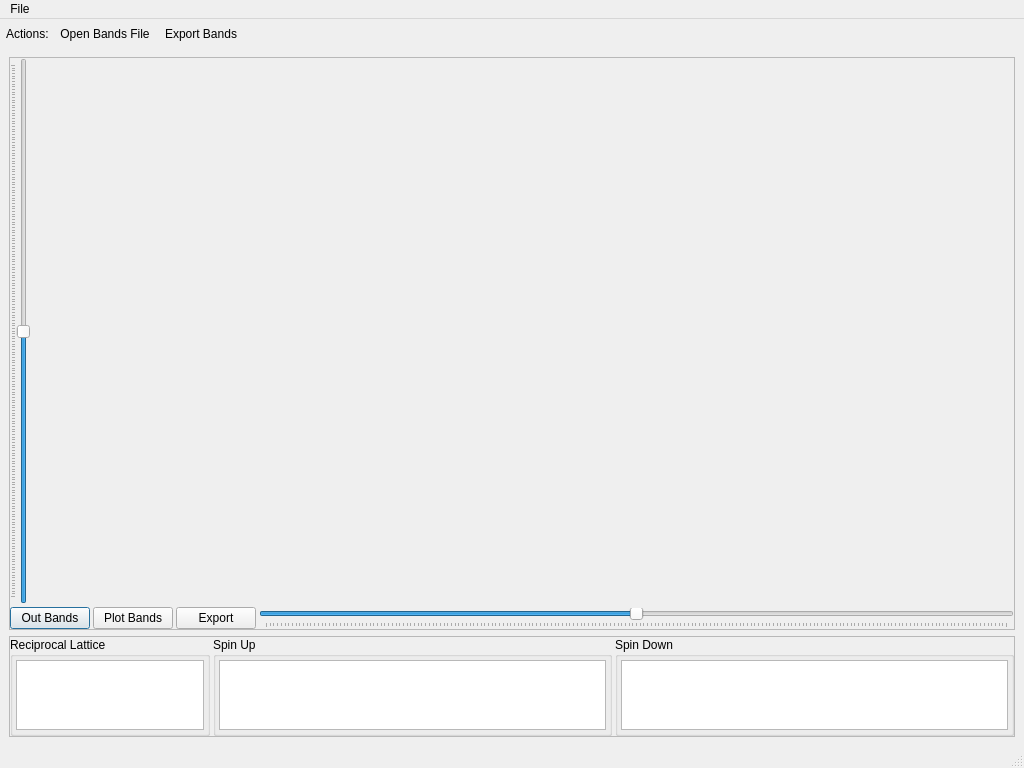
<?xml version="1.0" encoding="UTF-8"?>
<ui version="4.0">
 <class>PlotBandsDialog</class>
 <widget class="QDialog" name="PlotBandsDialog">
  <property name="geometry">
   <rect>
    <x>0</x>
    <y>0</y>
    <width>1024</width>
    <height>768</height>
   </rect>
  </property>
  <property name="sizePolicy">
   <sizepolicy hsizetype="Preferred" vsizetype="Preferred">
    <horstretch>0</horstretch>
    <verstretch>1</verstretch>
   </sizepolicy>
  </property>
  <property name="windowTitle">
   <string>PlotBandsDialog</string>
  </property>
  <property name="windowIcon">
   <iconset resource="../plotbandsold/Icons/icons.qrc">
    <normaloff>:/Icons/help.png</normaloff>:/Icons/help.png</iconset>
  </property>
  <layout class="QGridLayout" name="gridLayout_2">
   <property name="leftMargin">
    <number>0</number>
   </property>
   <property name="topMargin">
    <number>0</number>
   </property>
   <property name="rightMargin">
    <number>0</number>
   </property>
   <property name="bottomMargin">
    <number>0</number>
   </property>
   <property name="spacing">
    <number>0</number>
   </property>
   <item row="0" column="0" colspan="2">
    <widget class="QMenuBar" name="menubar">
     <property name="sizePolicy">
      <sizepolicy hsizetype="MinimumExpanding" vsizetype="Preferred">
       <horstretch>0</horstretch>
       <verstretch>0</verstretch>
      </sizepolicy>
     </property>
     <widget class="QMenu" name="menuFile">
      <property name="title">
       <string>File</string>
      </property>
      <addaction name="actionOpenFile"/>
      <addaction name="actionSave"/>
      <addaction name="actionPrint"/>
      <addaction name="actionExportBands"/>
      <addaction name="actionHelp"/>
      <addaction name="actionExit"/>
      <addaction name="separator"/>
     </widget>
     <addaction name="menuFile"/>
    </widget>
   </item>
   <item row="2" column="0" colspan="2">
    <widget class="QWidget" name="centralwidget" native="true">
     <property name="sizePolicy">
      <sizepolicy hsizetype="Preferred" vsizetype="MinimumExpanding">
       <horstretch>0</horstretch>
       <verstretch>1</verstretch>
      </sizepolicy>
     </property>
     <layout class="QGridLayout" name="gridLayout_3">
      <property name="leftMargin">
       <number>0</number>
      </property>
      <property name="topMargin">
       <number>0</number>
      </property>
      <property name="rightMargin">
       <number>0</number>
      </property>
      <property name="bottomMargin">
       <number>0</number>
      </property>
      <property name="spacing">
       <number>0</number>
      </property>
      <item row="0" column="0">
       <widget class="QFrame" name="frameGraph">
        <property name="sizePolicy">
         <sizepolicy hsizetype="Expanding" vsizetype="Expanding">
          <horstretch>1</horstretch>
          <verstretch>1</verstretch>
         </sizepolicy>
        </property>
        <layout class="QGridLayout" name="gridLayout">
         <item row="1" column="0">
          <widget class="QFrame" name="frame_8">
           <property name="sizePolicy">
            <sizepolicy hsizetype="Preferred" vsizetype="Preferred">
             <horstretch>0</horstretch>
             <verstretch>1</verstretch>
            </sizepolicy>
           </property>
           <property name="frameShape">
            <enum>QFrame::StyledPanel</enum>
           </property>
           <property name="frameShadow">
            <enum>QFrame::Raised</enum>
           </property>
           <layout class="QGridLayout" name="gridLayout_21">
            <property name="leftMargin">
             <number>0</number>
            </property>
            <property name="topMargin">
             <number>0</number>
            </property>
            <property name="rightMargin">
             <number>0</number>
            </property>
            <property name="bottomMargin">
             <number>0</number>
            </property>
            <property name="spacing">
             <number>3</number>
            </property>
            <item row="0" column="0">
             <widget class="QGroupBox" name="groupBoxBandsBrillouin">
              <property name="sizePolicy">
               <sizepolicy hsizetype="Preferred" vsizetype="Preferred">
                <horstretch>1</horstretch>
                <verstretch>0</verstretch>
               </sizepolicy>
              </property>
              <property name="title">
               <string>Reciprocal Lattice</string>
              </property>
              <layout class="QGridLayout" name="gridLayout_18">
               <property name="leftMargin">
                <number>3</number>
               </property>
               <property name="topMargin">
                <number>3</number>
               </property>
               <property name="rightMargin">
                <number>3</number>
               </property>
               <property name="bottomMargin">
                <number>3</number>
               </property>
               <property name="spacing">
                <number>3</number>
               </property>
               <item row="0" column="0">
                <widget class="QTableView" name="outBrillouinBandsTableView">
                 <property name="sizePolicy">
                  <sizepolicy hsizetype="Preferred" vsizetype="Preferred">
                   <horstretch>2</horstretch>
                   <verstretch>1</verstretch>
                  </sizepolicy>
                 </property>
                </widget>
               </item>
              </layout>
             </widget>
            </item>
            <item row="0" column="1">
             <widget class="QGroupBox" name="groupBoxBandsAlpha">
              <property name="sizePolicy">
               <sizepolicy hsizetype="Preferred" vsizetype="Preferred">
                <horstretch>2</horstretch>
                <verstretch>0</verstretch>
               </sizepolicy>
              </property>
              <property name="title">
               <string>Spin Up</string>
              </property>
              <layout class="QGridLayout" name="gridLayout_17">
               <property name="leftMargin">
                <number>3</number>
               </property>
               <property name="topMargin">
                <number>3</number>
               </property>
               <property name="rightMargin">
                <number>3</number>
               </property>
               <property name="bottomMargin">
                <number>3</number>
               </property>
               <property name="spacing">
                <number>3</number>
               </property>
               <item row="0" column="0">
                <widget class="QTableView" name="outBandsAlphaTableView">
                 <property name="sizePolicy">
                  <sizepolicy hsizetype="Preferred" vsizetype="Preferred">
                   <horstretch>3</horstretch>
                   <verstretch>1</verstretch>
                  </sizepolicy>
                 </property>
                </widget>
               </item>
              </layout>
             </widget>
            </item>
            <item row="0" column="2">
             <widget class="QGroupBox" name="groupBoxBandsBeta">
              <property name="sizePolicy">
               <sizepolicy hsizetype="Preferred" vsizetype="Preferred">
                <horstretch>2</horstretch>
                <verstretch>0</verstretch>
               </sizepolicy>
              </property>
              <property name="title">
               <string>Spin Down</string>
              </property>
              <layout class="QGridLayout" name="gridLayout_19">
               <property name="leftMargin">
                <number>3</number>
               </property>
               <property name="topMargin">
                <number>3</number>
               </property>
               <property name="rightMargin">
                <number>3</number>
               </property>
               <property name="bottomMargin">
                <number>3</number>
               </property>
               <property name="spacing">
                <number>3</number>
               </property>
               <item row="0" column="0">
                <widget class="QTableView" name="outBandsBetaTableView">
                 <property name="sizePolicy">
                  <sizepolicy hsizetype="Preferred" vsizetype="Preferred">
                   <horstretch>3</horstretch>
                   <verstretch>1</verstretch>
                  </sizepolicy>
                 </property>
                </widget>
               </item>
              </layout>
             </widget>
            </item>
           </layout>
          </widget>
         </item>
         <item row="0" column="0">
          <widget class="QFrame" name="frame_7">
           <property name="sizePolicy">
            <sizepolicy hsizetype="Expanding" vsizetype="Expanding">
             <horstretch>0</horstretch>
             <verstretch>20</verstretch>
            </sizepolicy>
           </property>
           <property name="frameShape">
            <enum>QFrame::StyledPanel</enum>
           </property>
           <property name="frameShadow">
            <enum>QFrame::Raised</enum>
           </property>
           <layout class="QGridLayout" name="gridLayout_20">
            <property name="leftMargin">
             <number>0</number>
            </property>
            <property name="topMargin">
             <number>0</number>
            </property>
            <property name="rightMargin">
             <number>0</number>
            </property>
            <property name="bottomMargin">
             <number>0</number>
            </property>
            <property name="spacing">
             <number>3</number>
            </property>
            <item row="0" column="0">
             <widget class="QSlider" name="verticalSliderqvtkWidgetBands">
              <property name="minimum">
               <number>-100</number>
              </property>
              <property name="maximum">
               <number>100</number>
              </property>
              <property name="singleStep">
               <number>1</number>
              </property>
              <property name="pageStep">
               <number>1</number>
              </property>
              <property name="value">
               <number>0</number>
              </property>
              <property name="orientation">
               <enum>Qt::Vertical</enum>
              </property>
              <property name="invertedAppearance">
               <bool>false</bool>
              </property>
              <property name="invertedControls">
               <bool>false</bool>
              </property>
              <property name="tickPosition">
               <enum>QSlider::TicksAbove</enum>
              </property>
              <property name="tickInterval">
               <number>1</number>
              </property>
             </widget>
            </item>
            <item row="0" column="1" colspan="2">
             <widget class="QVTKWidget" name="qvtkWidgetBands" native="true">
              <property name="sizePolicy">
               <sizepolicy hsizetype="MinimumExpanding" vsizetype="MinimumExpanding">
                <horstretch>9</horstretch>
                <verstretch>20</verstretch>
               </sizepolicy>
              </property>
             </widget>
            </item>
            <item row="1" column="0" colspan="2">
             <layout class="QHBoxLayout" name="horizontalLayout_5">
              <property name="spacing">
               <number>3</number>
              </property>
              <item>
               <widget class="QPushButton" name="outputBandsButton">
                <property name="sizePolicy">
                 <sizepolicy hsizetype="Minimum" vsizetype="Fixed">
                  <horstretch>1</horstretch>
                  <verstretch>0</verstretch>
                 </sizepolicy>
                </property>
                <property name="text">
                 <string>Out Bands</string>
                </property>
               </widget>
              </item>
              <item>
               <widget class="QPushButton" name="plotBandsButton">
                <property name="sizePolicy">
                 <sizepolicy hsizetype="Minimum" vsizetype="Fixed">
                  <horstretch>1</horstretch>
                  <verstretch>0</verstretch>
                 </sizepolicy>
                </property>
                <property name="text">
                 <string>Plot Bands</string>
                </property>
               </widget>
              </item>
              <item>
               <widget class="QPushButton" name="exportRenderBandsButton">
                <property name="sizePolicy">
                 <sizepolicy hsizetype="Minimum" vsizetype="Fixed">
                  <horstretch>1</horstretch>
                  <verstretch>0</verstretch>
                 </sizepolicy>
                </property>
                <property name="text">
                 <string>Export</string>
                </property>
               </widget>
              </item>
             </layout>
            </item>
            <item row="1" column="2">
             <widget class="QSlider" name="horizontalSliderqvtkWidgetBands">
              <property name="sizePolicy">
               <sizepolicy hsizetype="Expanding" vsizetype="Fixed">
                <horstretch>40</horstretch>
                <verstretch>0</verstretch>
               </sizepolicy>
              </property>
              <property name="layoutDirection">
               <enum>Qt::LeftToRight</enum>
              </property>
              <property name="minimum">
               <number>-100</number>
              </property>
              <property name="maximum">
               <number>100</number>
              </property>
              <property name="singleStep">
               <number>1</number>
              </property>
              <property name="pageStep">
               <number>1</number>
              </property>
              <property name="value">
               <number>0</number>
              </property>
              <property name="orientation">
               <enum>Qt::Horizontal</enum>
              </property>
              <property name="invertedAppearance">
               <bool>false</bool>
              </property>
              <property name="invertedControls">
               <bool>false</bool>
              </property>
              <property name="tickPosition">
               <enum>QSlider::TicksBelow</enum>
              </property>
              <property name="tickInterval">
               <number>1</number>
              </property>
             </widget>
            </item>
           </layout>
          </widget>
         </item>
        </layout>
       </widget>
      </item>
     </layout>
    </widget>
   </item>
   <item row="3" column="0">
    <widget class="QStatusBar" name="statusbar">
     <property name="sizePolicy">
      <sizepolicy hsizetype="Preferred" vsizetype="Preferred">
       <horstretch>0</horstretch>
       <verstretch>0</verstretch>
      </sizepolicy>
     </property>
    </widget>
   </item>
   <item row="1" column="0" colspan="2">
    <layout class="QHBoxLayout" name="horizontalLayout">
     <item>
      <widget class="QLabel" name="label">
       <property name="text">
        <string>Actions:</string>
       </property>
       <property name="indent">
        <number>6</number>
       </property>
      </widget>
     </item>
     <item>
      <widget class="QToolBar" name="toolBar">
       <property name="sizePolicy">
        <sizepolicy hsizetype="Expanding" vsizetype="MinimumExpanding">
         <horstretch>0</horstretch>
         <verstretch>0</verstretch>
        </sizepolicy>
       </property>
       <property name="orientation">
        <enum>Qt::Horizontal</enum>
       </property>
       <property name="iconSize">
        <size>
         <width>22</width>
         <height>22</height>
        </size>
       </property>
       <addaction name="actionOpenBandsFile"/>
       <addaction name="actionExportBands"/>
      </widget>
     </item>
     <item>
      <spacer name="horizontalSpacer_3">
       <property name="orientation">
        <enum>Qt::Horizontal</enum>
       </property>
       <property name="sizeHint" stdset="0">
        <size>
         <width>40</width>
         <height>20</height>
        </size>
       </property>
      </spacer>
     </item>
     <item>
      <widget class="QLabel" name="label_3">
       <property name="text">
        <string/>
       </property>
       <property name="pixmap">
        <pixmap resource="Icons/icons.qrc">:/Icons/SIMUNE-40percent.png</pixmap>
       </property>
      </widget>
     </item>
    </layout>
   </item>
  </layout>
  <action name="actionOpenFile">
   <property name="enabled">
    <bool>true</bool>
   </property>
   <property name="icon">
    <iconset resource="../plotbandsold/Icons/icons.qrc">
     <normaloff>:/Icons/fileopen.png</normaloff>:/Icons/fileopen.png</iconset>
   </property>
   <property name="text">
    <string>Open File...</string>
   </property>
  </action>
  <action name="actionOpenBandsFile">
   <property name="enabled">
    <bool>true</bool>
   </property>
   <property name="icon">
    <iconset resource="../plotbandsold/Icons/icons.qrc">
     <normaloff>:/Icons/fileopen.png</normaloff>:/Icons/fileopen.png</iconset>
   </property>
   <property name="text">
    <string>Open Bands File...</string>
   </property>
  </action>
  <action name="actionExit">
   <property name="text">
    <string>Exit</string>
   </property>
  </action>
  <action name="actionExit">
   <property name="text">
    <string>Exit</string>
   </property>
  </action>
  <action name="actionPrint">
   <property name="icon">
    <iconset resource="../plotbandsold/Icons/icons.qrc">
     <normaloff>:/Icons/print.png</normaloff>:/Icons/print.png</iconset>
   </property>
   <property name="text">
    <string>Print</string>
   </property>
  </action>
  <action name="actionHelp">
   <property name="icon">
    <iconset resource="../plotbandsold/Icons/icons.qrc">
     <normaloff>:/Icons/help.png</normaloff>:/Icons/help.png</iconset>
   </property>
   <property name="text">
    <string>Help</string>
   </property>
  </action>
  <action name="actionSave">
   <property name="icon">
    <iconset resource="../plotbandsold/Icons/icons.qrc">
     <normaloff>:/Icons/filesave.png</normaloff>:/Icons/filesave.png</iconset>
   </property>
   <property name="text">
    <string>Save</string>
   </property>
  </action>
  <action name="action">
   <property name="text">
    <string>Export</string>
   </property>
  </action>
  <action name="actionExportBands">
   <property name="icon">
    <iconset resource="../plotbandsold/Icons/icons.qrc">
     <normaloff>:/Icons/print.png</normaloff>:/Icons/print.png</iconset>
   </property>
   <property name="text">
    <string>Export Bands</string>
   </property>
  </action>
 </widget>
 <customwidgets>
  <customwidget>
   <class>QVTKWidget</class>
   <extends>QWidget</extends>
   <header>QVTKWidget.h</header>
   <container>1</container>
  </customwidget>
 </customwidgets>
 <resources>
  <include location="../plotbandsold/Icons/icons.qrc"/>
  <include location="Icons/icons.qrc"/>
 </resources>
 <connections/>
</ui>
